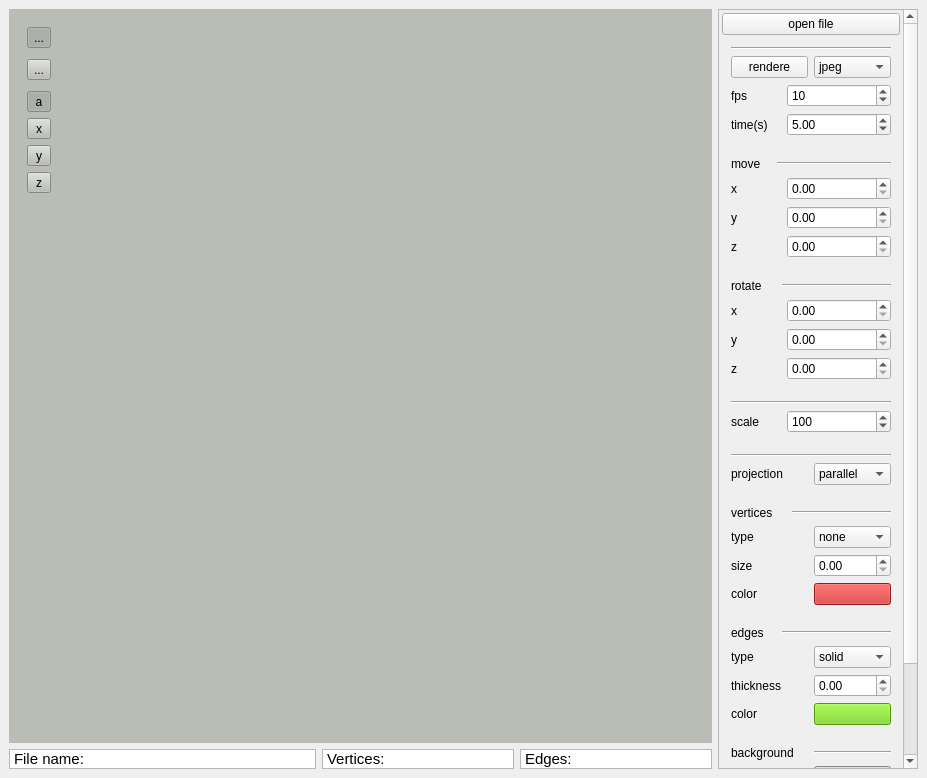
<?xml version="1.0" encoding="UTF-8"?>
<ui version="4.0">
 <class>MainWindow</class>
 <widget class="QMainWindow" name="MainWindow">
  <property name="windowModality">
   <enum>Qt::NonModal</enum>
  </property>
  <property name="enabled">
   <bool>true</bool>
  </property>
  <property name="geometry">
   <rect>
    <x>0</x>
    <y>0</y>
    <width>927</width>
    <height>778</height>
   </rect>
  </property>
  <property name="sizePolicy">
   <sizepolicy hsizetype="Maximum" vsizetype="Maximum">
    <horstretch>0</horstretch>
    <verstretch>0</verstretch>
   </sizepolicy>
  </property>
  <property name="windowTitle">
   <string>MainWindow</string>
  </property>
  <widget class="QWidget" name="centralwidget">
   <layout class="QHBoxLayout" name="horizontalLayout_3">
    <item>
     <layout class="QVBoxLayout" name="verticalLayout">
      <item>
       <widget class="QWidget" name="widget" native="true">
        <property name="sizePolicy">
         <sizepolicy hsizetype="Preferred" vsizetype="Expanding">
          <horstretch>0</horstretch>
          <verstretch>0</verstretch>
         </sizepolicy>
        </property>
        <property name="styleSheet">
         <string notr="true">background-color: rgb(186, 189, 182);</string>
        </property>
        <layout class="QHBoxLayout" name="horizontalLayout_2">
         <item>
          <widget class="QFrame" name="frame">
           <layout class="QVBoxLayout" name="verticalLayout_2">
            <item>
             <widget class="QToolButton" name="handButton">
              <property name="sizePolicy">
               <sizepolicy hsizetype="Preferred" vsizetype="Fixed">
                <horstretch>0</horstretch>
                <verstretch>0</verstretch>
               </sizepolicy>
              </property>
              <property name="text">
               <string>...</string>
              </property>
              <property name="checkable">
               <bool>true</bool>
              </property>
              <property name="checked">
               <bool>true</bool>
              </property>
              <attribute name="buttonGroup">
               <string notr="true">buttonGroup_2</string>
              </attribute>
             </widget>
            </item>
            <item>
             <spacer name="verticalSpacer_2">
              <property name="orientation">
               <enum>Qt::Vertical</enum>
              </property>
              <property name="sizeType">
               <enum>QSizePolicy::Minimum</enum>
              </property>
              <property name="sizeHint" stdset="0">
               <size>
                <width>20</width>
                <height>5</height>
               </size>
              </property>
             </spacer>
            </item>
            <item>
             <widget class="QToolButton" name="rotateMouseButton">
              <property name="sizePolicy">
               <sizepolicy hsizetype="Preferred" vsizetype="Fixed">
                <horstretch>0</horstretch>
                <verstretch>0</verstretch>
               </sizepolicy>
              </property>
              <property name="text">
               <string>...</string>
              </property>
              <property name="checkable">
               <bool>true</bool>
              </property>
              <attribute name="buttonGroup">
               <string notr="true">buttonGroup_2</string>
              </attribute>
             </widget>
            </item>
            <item>
             <spacer name="verticalSpacer_3">
              <property name="orientation">
               <enum>Qt::Vertical</enum>
              </property>
              <property name="sizeType">
               <enum>QSizePolicy::Minimum</enum>
              </property>
              <property name="sizeHint" stdset="0">
               <size>
                <width>20</width>
                <height>5</height>
               </size>
              </property>
             </spacer>
            </item>
            <item>
             <widget class="QToolButton" name="xyzMouseButton">
              <property name="sizePolicy">
               <sizepolicy hsizetype="Preferred" vsizetype="Fixed">
                <horstretch>0</horstretch>
                <verstretch>0</verstretch>
               </sizepolicy>
              </property>
              <property name="text">
               <string>a</string>
              </property>
              <property name="checkable">
               <bool>true</bool>
              </property>
              <property name="checked">
               <bool>true</bool>
              </property>
              <attribute name="buttonGroup">
               <string notr="true">buttonGroup</string>
              </attribute>
             </widget>
            </item>
            <item>
             <widget class="QToolButton" name="xMouseButton">
              <property name="sizePolicy">
               <sizepolicy hsizetype="Preferred" vsizetype="Fixed">
                <horstretch>0</horstretch>
                <verstretch>0</verstretch>
               </sizepolicy>
              </property>
              <property name="text">
               <string>x</string>
              </property>
              <property name="checkable">
               <bool>true</bool>
              </property>
              <attribute name="buttonGroup">
               <string notr="true">buttonGroup</string>
              </attribute>
             </widget>
            </item>
            <item>
             <widget class="QToolButton" name="yMouseButton">
              <property name="sizePolicy">
               <sizepolicy hsizetype="Preferred" vsizetype="Fixed">
                <horstretch>0</horstretch>
                <verstretch>0</verstretch>
               </sizepolicy>
              </property>
              <property name="text">
               <string>y</string>
              </property>
              <property name="checkable">
               <bool>true</bool>
              </property>
              <attribute name="buttonGroup">
               <string notr="true">buttonGroup</string>
              </attribute>
             </widget>
            </item>
            <item>
             <widget class="QToolButton" name="zMouseBotton">
              <property name="sizePolicy">
               <sizepolicy hsizetype="Preferred" vsizetype="Fixed">
                <horstretch>0</horstretch>
                <verstretch>0</verstretch>
               </sizepolicy>
              </property>
              <property name="text">
               <string>z</string>
              </property>
              <property name="checkable">
               <bool>true</bool>
              </property>
              <attribute name="buttonGroup">
               <string notr="true">buttonGroup</string>
              </attribute>
             </widget>
            </item>
            <item>
             <spacer name="verticalSpacer">
              <property name="orientation">
               <enum>Qt::Vertical</enum>
              </property>
              <property name="sizeType">
               <enum>QSizePolicy::Expanding</enum>
              </property>
              <property name="sizeHint" stdset="0">
               <size>
                <width>20</width>
                <height>100</height>
               </size>
              </property>
             </spacer>
            </item>
           </layout>
          </widget>
         </item>
         <item>
          <spacer name="horizontalSpacer">
           <property name="orientation">
            <enum>Qt::Horizontal</enum>
           </property>
           <property name="sizeHint" stdset="0">
            <size>
             <width>646</width>
             <height>20</height>
            </size>
           </property>
          </spacer>
         </item>
        </layout>
       </widget>
      </item>
      <item>
       <layout class="QHBoxLayout" name="horizontalLayout" stretch="8,5,5">
        <item>
         <widget class="QTextBrowser" name="fileNameText">
          <property name="sizePolicy">
           <sizepolicy hsizetype="Expanding" vsizetype="Fixed">
            <horstretch>0</horstretch>
            <verstretch>0</verstretch>
           </sizepolicy>
          </property>
          <property name="minimumSize">
           <size>
            <width>0</width>
            <height>20</height>
           </size>
          </property>
          <property name="maximumSize">
           <size>
            <width>16777215</width>
            <height>20</height>
           </size>
          </property>
          <property name="verticalScrollBarPolicy">
           <enum>Qt::ScrollBarAlwaysOff</enum>
          </property>
          <property name="horizontalScrollBarPolicy">
           <enum>Qt::ScrollBarAlwaysOff</enum>
          </property>
          <property name="html">
           <string>&lt;!DOCTYPE HTML PUBLIC &quot;-//W3C//DTD HTML 4.0//EN&quot; &quot;http://www.w3.org/TR/REC-html40/strict.dtd&quot;&gt;
&lt;html&gt;&lt;head&gt;&lt;meta name=&quot;qrichtext&quot; content=&quot;1&quot; /&gt;&lt;meta charset=&quot;utf-8&quot; /&gt;&lt;style type=&quot;text/css&quot;&gt;
p, li { white-space: pre-wrap; }
hr { height: 1px; border-width: 0; }
li.unchecked::marker { content: &quot;\2610&quot;; }
li.checked::marker { content: &quot;\2612&quot;; }
&lt;/style&gt;&lt;/head&gt;&lt;body style=&quot; font-family:'Ubuntu'; font-size:11pt; font-weight:400; font-style:normal;&quot;&gt;
&lt;p style=&quot; margin-top:0px; margin-bottom:0px; margin-left:0px; margin-right:0px; -qt-block-indent:0; text-indent:0px;&quot;&gt;File name:&lt;/p&gt;&lt;/body&gt;&lt;/html&gt;</string>
          </property>
         </widget>
        </item>
        <item>
         <widget class="QTextBrowser" name="verticesText">
          <property name="sizePolicy">
           <sizepolicy hsizetype="Expanding" vsizetype="Fixed">
            <horstretch>0</horstretch>
            <verstretch>0</verstretch>
           </sizepolicy>
          </property>
          <property name="minimumSize">
           <size>
            <width>0</width>
            <height>20</height>
           </size>
          </property>
          <property name="maximumSize">
           <size>
            <width>16777215</width>
            <height>20</height>
           </size>
          </property>
          <property name="verticalScrollBarPolicy">
           <enum>Qt::ScrollBarAlwaysOff</enum>
          </property>
          <property name="horizontalScrollBarPolicy">
           <enum>Qt::ScrollBarAlwaysOff</enum>
          </property>
          <property name="html">
           <string>&lt;!DOCTYPE HTML PUBLIC &quot;-//W3C//DTD HTML 4.0//EN&quot; &quot;http://www.w3.org/TR/REC-html40/strict.dtd&quot;&gt;
&lt;html&gt;&lt;head&gt;&lt;meta name=&quot;qrichtext&quot; content=&quot;1&quot; /&gt;&lt;meta charset=&quot;utf-8&quot; /&gt;&lt;style type=&quot;text/css&quot;&gt;
p, li { white-space: pre-wrap; }
hr { height: 1px; border-width: 0; }
li.unchecked::marker { content: &quot;\2610&quot;; }
li.checked::marker { content: &quot;\2612&quot;; }
&lt;/style&gt;&lt;/head&gt;&lt;body style=&quot; font-family:'Ubuntu'; font-size:11pt; font-weight:400; font-style:normal;&quot;&gt;
&lt;p style=&quot; margin-top:0px; margin-bottom:0px; margin-left:0px; margin-right:0px; -qt-block-indent:0; text-indent:0px;&quot;&gt;Vertices:&lt;/p&gt;&lt;/body&gt;&lt;/html&gt;</string>
          </property>
         </widget>
        </item>
        <item>
         <widget class="QTextBrowser" name="edgesText">
          <property name="sizePolicy">
           <sizepolicy hsizetype="Expanding" vsizetype="Fixed">
            <horstretch>0</horstretch>
            <verstretch>0</verstretch>
           </sizepolicy>
          </property>
          <property name="minimumSize">
           <size>
            <width>0</width>
            <height>20</height>
           </size>
          </property>
          <property name="maximumSize">
           <size>
            <width>16777215</width>
            <height>20</height>
           </size>
          </property>
          <property name="verticalScrollBarPolicy">
           <enum>Qt::ScrollBarAlwaysOff</enum>
          </property>
          <property name="horizontalScrollBarPolicy">
           <enum>Qt::ScrollBarAlwaysOff</enum>
          </property>
          <property name="html">
           <string>&lt;!DOCTYPE HTML PUBLIC &quot;-//W3C//DTD HTML 4.0//EN&quot; &quot;http://www.w3.org/TR/REC-html40/strict.dtd&quot;&gt;
&lt;html&gt;&lt;head&gt;&lt;meta name=&quot;qrichtext&quot; content=&quot;1&quot; /&gt;&lt;meta charset=&quot;utf-8&quot; /&gt;&lt;style type=&quot;text/css&quot;&gt;
p, li { white-space: pre-wrap; }
hr { height: 1px; border-width: 0; }
li.unchecked::marker { content: &quot;\2610&quot;; }
li.checked::marker { content: &quot;\2612&quot;; }
&lt;/style&gt;&lt;/head&gt;&lt;body style=&quot; font-family:'Ubuntu'; font-size:11pt; font-weight:400; font-style:normal;&quot;&gt;
&lt;p style=&quot; margin-top:0px; margin-bottom:0px; margin-left:0px; margin-right:0px; -qt-block-indent:0; text-indent:0px;&quot;&gt;Edges:&lt;/p&gt;&lt;/body&gt;&lt;/html&gt;</string>
          </property>
         </widget>
        </item>
       </layout>
      </item>
     </layout>
    </item>
    <item>
     <widget class="QScrollArea" name="scrollArea">
      <property name="sizePolicy">
       <sizepolicy hsizetype="Fixed" vsizetype="Expanding">
        <horstretch>0</horstretch>
        <verstretch>0</verstretch>
       </sizepolicy>
      </property>
      <property name="minimumSize">
       <size>
        <width>200</width>
        <height>0</height>
       </size>
      </property>
      <property name="horizontalScrollBarPolicy">
       <enum>Qt::ScrollBarAlwaysOff</enum>
      </property>
      <property name="widgetResizable">
       <bool>true</bool>
      </property>
      <widget class="QWidget" name="scrollAreaWidgetContents">
       <property name="geometry">
        <rect>
         <x>0</x>
         <y>0</y>
         <width>184</width>
         <height>997</height>
        </rect>
       </property>
       <property name="sizePolicy">
        <sizepolicy hsizetype="Ignored" vsizetype="Preferred">
         <horstretch>0</horstretch>
         <verstretch>0</verstretch>
        </sizepolicy>
       </property>
       <layout class="QVBoxLayout" name="verticalLayout_12">
        <property name="spacing">
         <number>3</number>
        </property>
        <property name="leftMargin">
         <number>3</number>
        </property>
        <property name="topMargin">
         <number>3</number>
        </property>
        <property name="rightMargin">
         <number>3</number>
        </property>
        <property name="bottomMargin">
         <number>0</number>
        </property>
        <item>
         <widget class="QPushButton" name="openButton">
          <property name="text">
           <string>open file</string>
          </property>
         </widget>
        </item>
        <item>
         <widget class="QFrame" name="renderFrame">
          <layout class="QVBoxLayout" name="verticalLayout_4">
           <item>
            <widget class="Line" name="line">
             <property name="orientation">
              <enum>Qt::Horizontal</enum>
             </property>
            </widget>
           </item>
           <item>
            <layout class="QHBoxLayout" name="horizontalLayout_17">
             <item>
              <widget class="QPushButton" name="renderButton">
               <property name="text">
                <string>rendere</string>
               </property>
              </widget>
             </item>
             <item>
              <widget class="QComboBox" name="renderBox">
               <property name="currentIndex">
                <number>0</number>
               </property>
               <item>
                <property name="text">
                 <string>jpeg</string>
                </property>
               </item>
               <item>
                <property name="text">
                 <string>bmp</string>
                </property>
               </item>
               <item>
                <property name="text">
                 <string>gif 640x480</string>
                </property>
               </item>
              </widget>
             </item>
            </layout>
           </item>
           <item>
            <layout class="QHBoxLayout" name="horizontalLayout_13">
             <item>
              <widget class="QLabel" name="label">
               <property name="sizePolicy">
                <sizepolicy hsizetype="Minimum" vsizetype="Preferred">
                 <horstretch>0</horstretch>
                 <verstretch>0</verstretch>
                </sizepolicy>
               </property>
               <property name="minimumSize">
                <size>
                 <width>50</width>
                 <height>0</height>
                </size>
               </property>
               <property name="maximumSize">
                <size>
                 <width>50</width>
                 <height>16777215</height>
                </size>
               </property>
               <property name="text">
                <string>fps</string>
               </property>
              </widget>
             </item>
             <item>
              <widget class="QSpinBox" name="fpsSpin">
               <property name="minimum">
                <number>1</number>
               </property>
               <property name="maximum">
                <number>40</number>
               </property>
               <property name="singleStep">
                <number>1</number>
               </property>
               <property name="value">
                <number>10</number>
               </property>
              </widget>
             </item>
            </layout>
           </item>
           <item>
            <layout class="QHBoxLayout" name="horizontalLayout_14">
             <item>
              <widget class="QLabel" name="label_2">
               <property name="sizePolicy">
                <sizepolicy hsizetype="Minimum" vsizetype="Preferred">
                 <horstretch>0</horstretch>
                 <verstretch>0</verstretch>
                </sizepolicy>
               </property>
               <property name="minimumSize">
                <size>
                 <width>50</width>
                 <height>0</height>
                </size>
               </property>
               <property name="maximumSize">
                <size>
                 <width>50</width>
                 <height>16777215</height>
                </size>
               </property>
               <property name="text">
                <string>time(s)</string>
               </property>
              </widget>
             </item>
             <item>
              <widget class="QDoubleSpinBox" name="timeSpin">
               <property name="prefix">
                <string/>
               </property>
               <property name="suffix">
                <string comment="s" extracomment="s"/>
               </property>
               <property name="minimum">
                <double>0.100000000000000</double>
               </property>
               <property name="maximum">
                <double>10.000000000000000</double>
               </property>
               <property name="singleStep">
                <double>0.200000000000000</double>
               </property>
               <property name="value">
                <double>5.000000000000000</double>
               </property>
              </widget>
             </item>
            </layout>
           </item>
          </layout>
         </widget>
        </item>
        <item>
         <widget class="QFrame" name="moveFrame">
          <layout class="QVBoxLayout" name="verticalLayout_3">
           <item>
            <layout class="QHBoxLayout" name="horizontalLayout_4">
             <item>
              <widget class="QLabel" name="label_3">
               <property name="sizePolicy">
                <sizepolicy hsizetype="Fixed" vsizetype="Preferred">
                 <horstretch>0</horstretch>
                 <verstretch>0</verstretch>
                </sizepolicy>
               </property>
               <property name="minimumSize">
                <size>
                 <width>40</width>
                 <height>0</height>
                </size>
               </property>
               <property name="maximumSize">
                <size>
                 <width>40</width>
                 <height>16777215</height>
                </size>
               </property>
               <property name="text">
                <string>move</string>
               </property>
              </widget>
             </item>
             <item>
              <widget class="Line" name="line_2">
               <property name="orientation">
                <enum>Qt::Horizontal</enum>
               </property>
              </widget>
             </item>
            </layout>
           </item>
           <item>
            <layout class="QHBoxLayout" name="horizontalLayout_7">
             <item>
              <widget class="QLabel" name="label_6">
               <property name="sizePolicy">
                <sizepolicy hsizetype="Minimum" vsizetype="Preferred">
                 <horstretch>0</horstretch>
                 <verstretch>0</verstretch>
                </sizepolicy>
               </property>
               <property name="minimumSize">
                <size>
                 <width>50</width>
                 <height>0</height>
                </size>
               </property>
               <property name="maximumSize">
                <size>
                 <width>50</width>
                 <height>16777215</height>
                </size>
               </property>
               <property name="text">
                <string>x</string>
               </property>
              </widget>
             </item>
             <item>
              <widget class="QDoubleSpinBox" name="moveXSpin"/>
             </item>
            </layout>
           </item>
           <item>
            <layout class="QHBoxLayout" name="horizontalLayout_8">
             <item>
              <widget class="QLabel" name="label_7">
               <property name="sizePolicy">
                <sizepolicy hsizetype="Minimum" vsizetype="Preferred">
                 <horstretch>0</horstretch>
                 <verstretch>0</verstretch>
                </sizepolicy>
               </property>
               <property name="minimumSize">
                <size>
                 <width>50</width>
                 <height>0</height>
                </size>
               </property>
               <property name="maximumSize">
                <size>
                 <width>50</width>
                 <height>16777215</height>
                </size>
               </property>
               <property name="text">
                <string>y</string>
               </property>
              </widget>
             </item>
             <item>
              <widget class="QDoubleSpinBox" name="moveYSpin"/>
             </item>
            </layout>
           </item>
           <item>
            <layout class="QHBoxLayout" name="horizontalLayout_9">
             <item>
              <widget class="QLabel" name="label_8">
               <property name="sizePolicy">
                <sizepolicy hsizetype="Minimum" vsizetype="Preferred">
                 <horstretch>0</horstretch>
                 <verstretch>0</verstretch>
                </sizepolicy>
               </property>
               <property name="minimumSize">
                <size>
                 <width>50</width>
                 <height>0</height>
                </size>
               </property>
               <property name="maximumSize">
                <size>
                 <width>50</width>
                 <height>16777215</height>
                </size>
               </property>
               <property name="text">
                <string>z</string>
               </property>
              </widget>
             </item>
             <item>
              <widget class="QDoubleSpinBox" name="moveZSpin"/>
             </item>
            </layout>
           </item>
          </layout>
         </widget>
        </item>
        <item>
         <widget class="QFrame" name="rotateFrame">
          <layout class="QVBoxLayout" name="verticalLayout_5">
           <item>
            <layout class="QHBoxLayout" name="horizontalLayout_5">
             <item>
              <widget class="QLabel" name="label_4">
               <property name="sizePolicy">
                <sizepolicy hsizetype="Minimum" vsizetype="Preferred">
                 <horstretch>0</horstretch>
                 <verstretch>0</verstretch>
                </sizepolicy>
               </property>
               <property name="minimumSize">
                <size>
                 <width>45</width>
                 <height>0</height>
                </size>
               </property>
               <property name="maximumSize">
                <size>
                 <width>45</width>
                 <height>16777215</height>
                </size>
               </property>
               <property name="text">
                <string>rotate</string>
               </property>
              </widget>
             </item>
             <item>
              <widget class="Line" name="line_3">
               <property name="orientation">
                <enum>Qt::Horizontal</enum>
               </property>
              </widget>
             </item>
            </layout>
           </item>
           <item>
            <layout class="QHBoxLayout" name="horizontalLayout_10">
             <item>
              <widget class="QLabel" name="label_9">
               <property name="sizePolicy">
                <sizepolicy hsizetype="Minimum" vsizetype="Preferred">
                 <horstretch>0</horstretch>
                 <verstretch>0</verstretch>
                </sizepolicy>
               </property>
               <property name="minimumSize">
                <size>
                 <width>50</width>
                 <height>0</height>
                </size>
               </property>
               <property name="maximumSize">
                <size>
                 <width>50</width>
                 <height>16777215</height>
                </size>
               </property>
               <property name="text">
                <string>x</string>
               </property>
              </widget>
             </item>
             <item>
              <widget class="QDoubleSpinBox" name="rotateXSpin"/>
             </item>
            </layout>
           </item>
           <item>
            <layout class="QHBoxLayout" name="horizontalLayout_11">
             <item>
              <widget class="QLabel" name="label_10">
               <property name="sizePolicy">
                <sizepolicy hsizetype="Minimum" vsizetype="Preferred">
                 <horstretch>0</horstretch>
                 <verstretch>0</verstretch>
                </sizepolicy>
               </property>
               <property name="minimumSize">
                <size>
                 <width>50</width>
                 <height>0</height>
                </size>
               </property>
               <property name="maximumSize">
                <size>
                 <width>50</width>
                 <height>16777215</height>
                </size>
               </property>
               <property name="text">
                <string>y</string>
               </property>
              </widget>
             </item>
             <item>
              <widget class="QDoubleSpinBox" name="rotateYSpin"/>
             </item>
            </layout>
           </item>
           <item>
            <layout class="QHBoxLayout" name="horizontalLayout_12">
             <item>
              <widget class="QLabel" name="label_11">
               <property name="sizePolicy">
                <sizepolicy hsizetype="Minimum" vsizetype="Preferred">
                 <horstretch>0</horstretch>
                 <verstretch>0</verstretch>
                </sizepolicy>
               </property>
               <property name="minimumSize">
                <size>
                 <width>50</width>
                 <height>0</height>
                </size>
               </property>
               <property name="maximumSize">
                <size>
                 <width>50</width>
                 <height>16777215</height>
                </size>
               </property>
               <property name="text">
                <string>z</string>
               </property>
              </widget>
             </item>
             <item>
              <widget class="QDoubleSpinBox" name="rotateZSpin"/>
             </item>
            </layout>
           </item>
          </layout>
         </widget>
        </item>
        <item>
         <widget class="QFrame" name="scaleFrame">
          <layout class="QVBoxLayout" name="verticalLayout_6">
           <item>
            <layout class="QHBoxLayout" name="horizontalLayout_6">
             <item>
              <widget class="Line" name="line_4">
               <property name="orientation">
                <enum>Qt::Horizontal</enum>
               </property>
              </widget>
             </item>
            </layout>
           </item>
           <item>
            <layout class="QHBoxLayout" name="horizontalLayout_15">
             <item>
              <widget class="QLabel" name="label_5">
               <property name="sizePolicy">
                <sizepolicy hsizetype="Minimum" vsizetype="Preferred">
                 <horstretch>0</horstretch>
                 <verstretch>0</verstretch>
                </sizepolicy>
               </property>
               <property name="minimumSize">
                <size>
                 <width>50</width>
                 <height>0</height>
                </size>
               </property>
               <property name="maximumSize">
                <size>
                 <width>50</width>
                 <height>16777215</height>
                </size>
               </property>
               <property name="text">
                <string>scale</string>
               </property>
              </widget>
             </item>
             <item>
              <widget class="QSpinBox" name="scaleSpin">
               <property name="minimum">
                <number>1</number>
               </property>
               <property name="maximum">
                <number>500</number>
               </property>
               <property name="singleStep">
                <number>10</number>
               </property>
               <property name="value">
                <number>100</number>
               </property>
              </widget>
             </item>
            </layout>
           </item>
          </layout>
         </widget>
        </item>
        <item>
         <widget class="QFrame" name="projectionFrame">
          <layout class="QVBoxLayout" name="verticalLayout_9">
           <item>
            <widget class="Line" name="line_5">
             <property name="orientation">
              <enum>Qt::Horizontal</enum>
             </property>
            </widget>
           </item>
           <item>
            <layout class="QHBoxLayout" name="horizontalLayout_16">
             <item>
              <widget class="QLabel" name="label_13">
               <property name="text">
                <string>projection</string>
               </property>
              </widget>
             </item>
             <item>
              <widget class="QComboBox" name="projectionBox">
               <item>
                <property name="text">
                 <string>parallel</string>
                </property>
               </item>
               <item>
                <property name="text">
                 <string>central</string>
                </property>
               </item>
              </widget>
             </item>
            </layout>
           </item>
          </layout>
         </widget>
        </item>
        <item>
         <widget class="QFrame" name="verticesFrame">
          <layout class="QVBoxLayout" name="verticalLayout_7">
           <item>
            <layout class="QHBoxLayout" name="horizontalLayout_18">
             <item>
              <widget class="QLabel" name="label_14">
               <property name="sizePolicy">
                <sizepolicy hsizetype="Minimum" vsizetype="Preferred">
                 <horstretch>0</horstretch>
                 <verstretch>0</verstretch>
                </sizepolicy>
               </property>
               <property name="minimumSize">
                <size>
                 <width>55</width>
                 <height>0</height>
                </size>
               </property>
               <property name="maximumSize">
                <size>
                 <width>55</width>
                 <height>16777215</height>
                </size>
               </property>
               <property name="text">
                <string>vertices</string>
               </property>
              </widget>
             </item>
             <item>
              <widget class="Line" name="line_6">
               <property name="orientation">
                <enum>Qt::Horizontal</enum>
               </property>
              </widget>
             </item>
            </layout>
           </item>
           <item>
            <layout class="QHBoxLayout" name="horizontalLayout_20">
             <item>
              <widget class="QLabel" name="label_17">
               <property name="text">
                <string>type</string>
               </property>
              </widget>
             </item>
             <item>
              <widget class="QComboBox" name="vTypeBox">
               <item>
                <property name="text">
                 <string>none</string>
                </property>
               </item>
               <item>
                <property name="text">
                 <string>circle</string>
                </property>
               </item>
               <item>
                <property name="text">
                 <string>square</string>
                </property>
               </item>
              </widget>
             </item>
            </layout>
           </item>
           <item>
            <layout class="QHBoxLayout" name="horizontalLayout_21">
             <item>
              <widget class="QLabel" name="label_18">
               <property name="text">
                <string>size</string>
               </property>
              </widget>
             </item>
             <item>
              <widget class="QDoubleSpinBox" name="vSizeSpin"/>
             </item>
            </layout>
           </item>
           <item>
            <layout class="QHBoxLayout" name="horizontalLayout_22">
             <item>
              <widget class="QLabel" name="label_19">
               <property name="text">
                <string>color</string>
               </property>
              </widget>
             </item>
             <item>
              <widget class="QPushButton" name="vColorButton">
               <property name="styleSheet">
                <string notr="true">background-color: rgb(200, 41, 41);</string>
               </property>
               <property name="text">
                <string/>
               </property>
              </widget>
             </item>
            </layout>
           </item>
          </layout>
         </widget>
        </item>
        <item>
         <widget class="QFrame" name="edgesFrame">
          <layout class="QVBoxLayout" name="verticalLayout_8">
           <item>
            <layout class="QHBoxLayout" name="horizontalLayout_19">
             <item>
              <widget class="QLabel" name="label_15">
               <property name="sizePolicy">
                <sizepolicy hsizetype="Minimum" vsizetype="Preferred">
                 <horstretch>0</horstretch>
                 <verstretch>0</verstretch>
                </sizepolicy>
               </property>
               <property name="minimumSize">
                <size>
                 <width>45</width>
                 <height>0</height>
                </size>
               </property>
               <property name="maximumSize">
                <size>
                 <width>45</width>
                 <height>16777215</height>
                </size>
               </property>
               <property name="text">
                <string>edges</string>
               </property>
              </widget>
             </item>
             <item>
              <widget class="Line" name="line_7">
               <property name="orientation">
                <enum>Qt::Horizontal</enum>
               </property>
              </widget>
             </item>
            </layout>
           </item>
           <item>
            <layout class="QHBoxLayout" name="horizontalLayout_25">
             <item>
              <widget class="QLabel" name="label_22">
               <property name="text">
                <string>type</string>
               </property>
              </widget>
             </item>
             <item>
              <widget class="QComboBox" name="eTypeBox">
               <item>
                <property name="text">
                 <string>solid</string>
                </property>
               </item>
               <item>
                <property name="text">
                 <string>dashed</string>
                </property>
               </item>
              </widget>
             </item>
            </layout>
           </item>
           <item>
            <layout class="QHBoxLayout" name="horizontalLayout_26">
             <item>
              <widget class="QLabel" name="label_23">
               <property name="text">
                <string>thickness</string>
               </property>
              </widget>
             </item>
             <item>
              <widget class="QDoubleSpinBox" name="eSizeSpin"/>
             </item>
            </layout>
           </item>
           <item>
            <layout class="QHBoxLayout" name="horizontalLayout_23">
             <item>
              <widget class="QLabel" name="label_20">
               <property name="text">
                <string>color</string>
               </property>
              </widget>
             </item>
             <item>
              <widget class="QPushButton" name="eColorButton">
               <property name="styleSheet">
                <string notr="true">background-color: rgb(115, 210, 22);</string>
               </property>
               <property name="text">
                <string/>
               </property>
              </widget>
             </item>
            </layout>
           </item>
          </layout>
         </widget>
        </item>
        <item>
         <widget class="QFrame" name="backgroundFrame">
          <layout class="QVBoxLayout" name="verticalLayout_10">
           <item>
            <layout class="QHBoxLayout" name="horizontalLayout_27">
             <item>
              <widget class="QLabel" name="label_16">
               <property name="text">
                <string>background</string>
               </property>
              </widget>
             </item>
             <item>
              <widget class="Line" name="line_8">
               <property name="orientation">
                <enum>Qt::Horizontal</enum>
               </property>
              </widget>
             </item>
            </layout>
           </item>
           <item>
            <layout class="QHBoxLayout" name="horizontalLayout_24">
             <item>
              <widget class="QLabel" name="label_21">
               <property name="text">
                <string>color</string>
               </property>
              </widget>
             </item>
             <item>
              <widget class="QPushButton" name="bgColorButton">
               <property name="styleSheet">
                <string notr="true">background-color: rgb(186, 189, 182);</string>
               </property>
               <property name="text">
                <string/>
               </property>
              </widget>
             </item>
            </layout>
           </item>
          </layout>
         </widget>
        </item>
        <item>
         <widget class="QFrame" name="settingsFrame">
          <layout class="QVBoxLayout" name="verticalLayout_11">
           <item>
            <widget class="Line" name="line_9">
             <property name="orientation">
              <enum>Qt::Horizontal</enum>
             </property>
            </widget>
           </item>
           <item>
            <widget class="QRadioButton" name="saveRadio">
             <property name="enabled">
              <bool>true</bool>
             </property>
             <property name="acceptDrops">
              <bool>false</bool>
             </property>
             <property name="autoFillBackground">
              <bool>false</bool>
             </property>
             <property name="text">
              <string>save settings</string>
             </property>
             <property name="checked">
              <bool>true</bool>
             </property>
            </widget>
           </item>
           <item>
            <widget class="QPushButton" name="resetButton">
             <property name="text">
              <string>reset settings</string>
             </property>
            </widget>
           </item>
           <item>
            <spacer name="verticalSpacer_4">
             <property name="orientation">
              <enum>Qt::Vertical</enum>
             </property>
             <property name="sizeType">
              <enum>QSizePolicy::Maximum</enum>
             </property>
             <property name="sizeHint" stdset="0">
              <size>
               <width>20</width>
               <height>40</height>
              </size>
             </property>
            </spacer>
           </item>
          </layout>
         </widget>
        </item>
       </layout>
      </widget>
     </widget>
    </item>
   </layout>
  </widget>
 </widget>
 <resources/>
 <connections/>
 <buttongroups>
  <buttongroup name="buttonGroup_2"/>
  <buttongroup name="buttonGroup">
   <property name="exclusive">
    <bool>true</bool>
   </property>
  </buttongroup>
 </buttongroups>
</ui>
